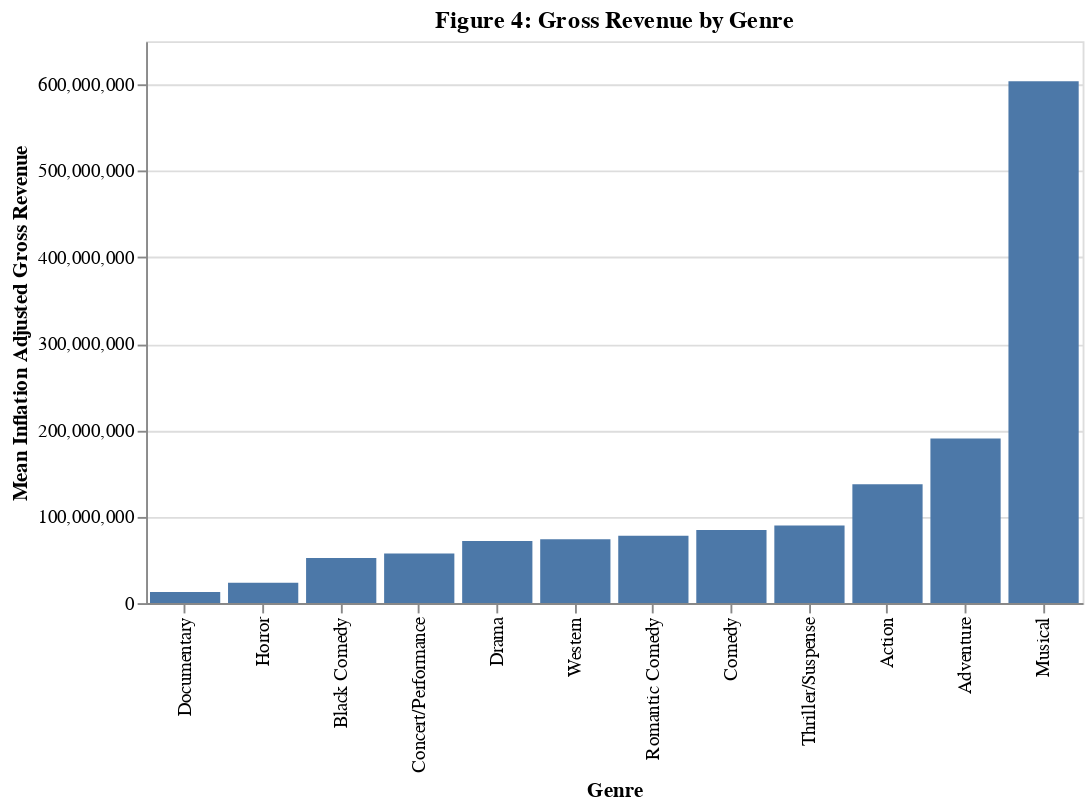

Notebook code cell kept with this figure:
### Markdown cell above
Table 4 shows us that Musical genre has the highest inflation adjusted gross revenue, while Adventure and Action are the runners up. It also worth noticing that Action and Adventure have the highest orignal gross revenue. 

We can demonstrate our findings with another bar plot.

### Code cell
genre_gross_plot = alt.Chart(disney_genre, width=500, height=300).mark_bar().encode(
    x=alt.X('genre:N', title="Genre", sort="y"), 
    y=alt.Y('inflation_adjusted_gross:Q', title="Mean Inflation Adjusted Gross Revenue") 
).properties(title="Figure 4: Gross Revenue by Genre")
genre_gross_plot

### Figure 1 — Vega-Lite specification as saved in the notebook (floating-point values rounded to 4 significant figures)
{"config": {"view": {"continuousWidth": 400, "continuousHeight": 300}}, "data": {"name": "data-9db3ff57d2b952dfe8e9f6ea99fbeb8a"}, "mark": "bar", "encoding": {"x": {"type": "nominal", "field": "genre", "sort": "y", "title": "Genre"}, "y": {"type": "quantitative", "field": "inflation_adjusted_gross", "title": "Mean Inflation Adjusted Gross Revenue"}}, "height": 300, "title": "Figure 4: Gross Revenue by Genre", "width": 500, "$schema": "https://vega.github.io/schema/vega-lite/v4.8.1.json", "datasets": {"data-9db3ff57d2b952dfe8e9f6ea99fbeb8a": [{"genre": "Musical", "inflation_adjusted_gross": 603600000.0, "total_gross": 72330000.0}, {"genre": "Adventure", "inflation_adjusted_gross": 190400000.0, "total_gross": 127000000.0}, {"genre": "Action", "inflation_adjusted_gross": 137500000.0, "total_gross": 104600000.0}, {"genre": "Thriller/Suspense", "inflation_adjusted_gross": 89650000.0, "total_gross": 58620000.0}, {"genre": "Comedy", "inflation_adjusted_gross": 84670000.0, "total_gross": 44610000.0}, {"genre": "Romantic Comedy", "inflation_adjusted_gross": 77780000.0, "total_gross": 50100000.0}, {"genre": "Western", "inflation_adjusted_gross": 73820000.0, "total_gross": 51290000.0}, {"genre": "Drama", "inflation_adjusted_gross": 71890000.0, "total_gross": 36030000.0}, {"genre": "Concert/Performance", "inflation_adjusted_gross": 57410000.0, "total_gross": 51730000.0}, {"genre": "Black Comedy", "inflation_adjusted_gross": 52240000.0, "total_gross": 32510000.0}, {"genre": "Horror", "inflation_adjusted_gross": 23410000.0, "total_gross": 14510000.0}, {"genre": "Documentary", "inflation_adjusted_gross": 12720000.0, "total_gross": 11290000.0}]}}
